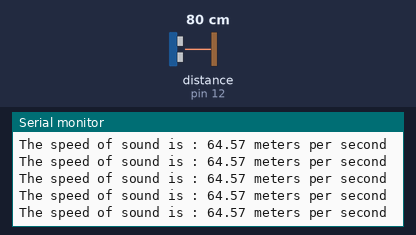
This sketch was run on a simulated Arduino Uno, built with avr-gcc and run on an emulated ATmega328P. Shown: the last lines printed to the serial monitor. Wiring (inferred from the names in the program): ultrasonic range finder: trigger pin 13; echo pin 12. The test bench sets the inputs (shaded band); at power-on: distance to the obstacle (sensor on pin 12) 80 cm. The echo pulse lasts 58.3 µs per cm.

Above: at 1.2 s.
1.3 s: distance to the obstacle (sensor on pin 12) set to 9 cm
At 1.4 s:
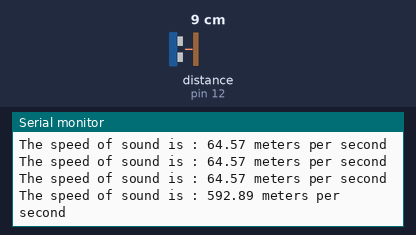
4.3 s: distance to the obstacle (sensor on pin 12) set to 2 cm
At 4.31 s:
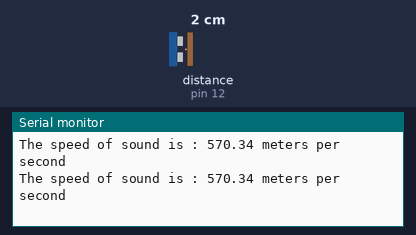
7.3 s: distance to the obstacle (sensor on pin 12) set to 18 cm
At 7.33 s:
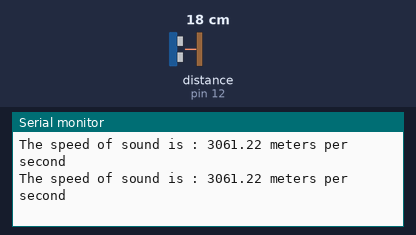
10.3 s: distance to the obstacle (sensor on pin 12) set to 60 cm
At 10.35 s:
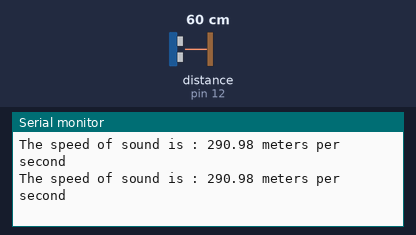
13.3 s: distance to the obstacle (sensor on pin 12) set to 4 cm
At 13.3 s:
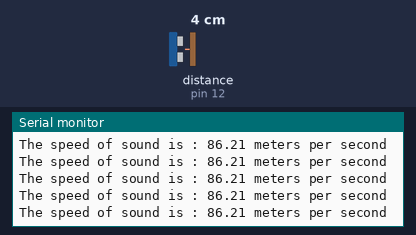
16.3 s: distance to the obstacle (sensor on pin 12) set to 35 cm
At 16.32 s:
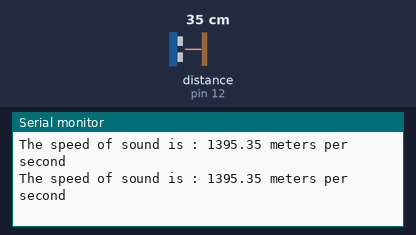
Timing chart, 0 to 19.3 s (numbered marks = the images above; inputs shaded):
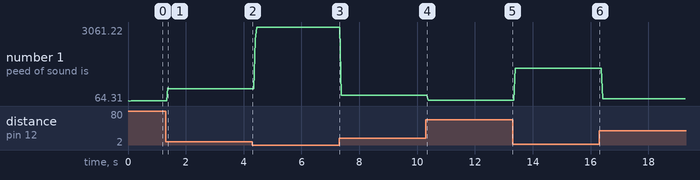

Measured:
- after the input at 1.3 s, the serial monitor: prints a new line after 0.08 s (image 1)
- plotted number 1: 64.57 → 570.34 after the input at 1.3 s, 570.34 → 3061.22 after the input at 4.3 s, 3061.22 → 290.98 after the input at 7.3 s, 290.98 → 86.21 after the input at 10.3 s, 86.21 → 1395.35 after the input at 13.3 s

The sketch:

Lesson-17.ino
```cpp
int trigPin = 13;
int echoPin = 12;
float echoTime;
float speedSound;
float distance= 15;


void setup() {
  Serial.begin(9600);
  pinMode(trigPin,OUTPUT);
  pinMode(echoPin,INPUT);

}

void loop() {
  digitalWrite(trigPin,LOW);
  delayMicroseconds(2000);
  digitalWrite(trigPin,HIGH);
  delayMicroseconds(10);
  digitalWrite(trigPin,LOW);

  echoTime = pulseIn(echoPin,HIGH);
  speedSound = (2.00 * distance) / echoTime;
  speedSound = (speedSound/100) * 1000000;
  Serial.print("The speed of sound is : ");
  Serial.print(speedSound);
  Serial.println(" meters per second");


}
```
